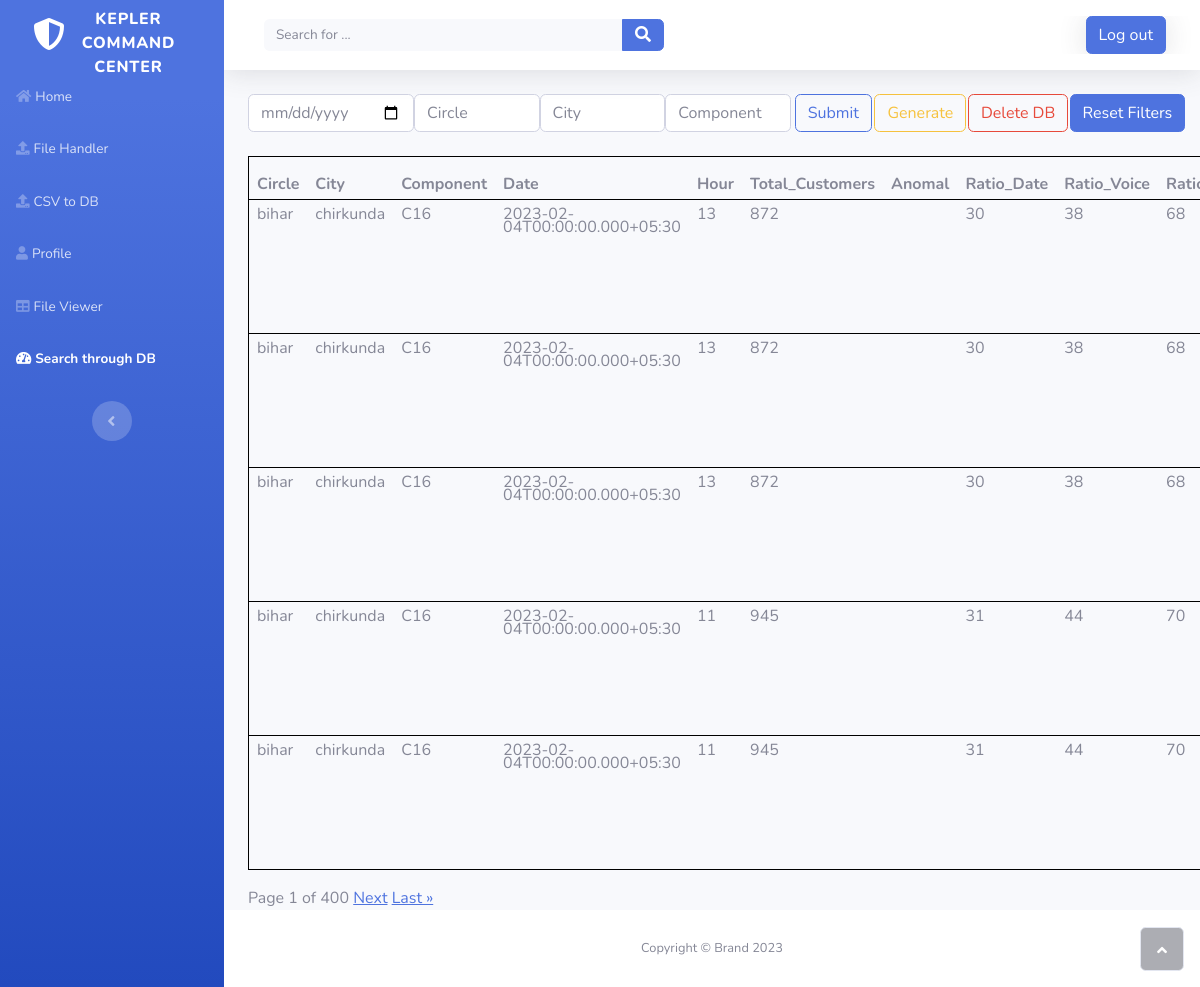
The app's page /sales/ (signed in) with its own data.
### home/models.py (models this page shows, shortened)
class CovertedToDB(models.Model):
    Monitering_Date=models.DateField(auto_now=False,null=True,blank=True,auto_now_add=False)
    user_name = models.ForeignKey(User,on_delete=models.CASCADE,null=True,blank=True)
    Circle=models.CharField(max_length=100,null=True,blank=True)
    City=models.CharField(max_length=100,null=True,blank=True)
    Component=models.CharField(max_length=100,null=True,blank=True)
    Date=models.CharField(max_length=100,null=True,blank=True)
    Hour=models.IntegerField(null=True,blank=True)
    Total_Customers=models.IntegerField(null=True,blank=True)
    Anomal=models.CharField(max_length=100,null=True,blank=True)
    Ratio_Date=models.IntegerField(null=True,blank=True)
    Ratio_Voice=models.IntegerField(null=True,blank=True)
    Ratio_HSI=models.IntegerField(null=True,blank=True)
    cluster_issue=models.CharField(max_length=100,null=True,blank=True)
    Data_Volume=models.IntegerField(null=True,blank=True)
    Data_Volume_Formula=models.IntegerField(null=True,blank=True)
    Data_Volume_mean=models.IntegerField(null=True,blank=True)
    Data_Volume_std=models.IntegerField(null=True,blank=True)
    Voice_Affected_Users=models.IntegerField(null=True,blank=True)
    Voice_Affected_Users_Formula=models.IntegerField(null=True,blank=True)
    Voice_Affected_Users_mean=models.IntegerField(null=True,blank=True)
    Voice_Affected_Users_std=models.IntegerField(null=True,blank=True)
    HSI_Affected_Users=models.IntegerField(null=True,blank=True)
    HSI_Affected_Users_Formula=models.IntegerField(null=True,blank=True)
    HSI_Affected_Users_mean=models.IntegerField(null=True,blank=True)
    HSI_Affected_Users_std=models.IntegerField(null=True,blank=True)
    Data_Change=models.FloatField(null=True,blank=True)
    Voice_Change=models.FloatField(null=True,blank=True)
    HSI_Change=models.FloatField(null=True,blank=True)
    num_grids=models.IntegerField(null=True,blank=True)
    num_cells=models.IntegerField(null=True,blank=True)
    num_sectors=models.IntegerField(null=True,blank=True)
    Indoor_Freqency_850=models.IntegerField(null=True,blank=True)
    Indoor_Freqency_1800=models.IntegerField(null=True,blank=True)
    Indoor_Freqency_2300=models.IntegerField(null=True,blank=True)
    prb_20=models.IntegerField(null=True,blank=True)
    prb_70_90=models.IntegerField(null=True,blank=True)
    prb_90=models.IntegerField(null=True,blank=True)
    prb_20_per=models.FloatField(null=True,blank=True)
    prb_70_90_per=models.FloatField(null=True,blank=True)
    prb_90_per=models.FloatField(null=True,blank=True)
    area=models.FloatField(null=True,blank=True)
    month=models.IntegerField(null=True,blank=True)
    week=models.IntegerField(null=True,blank=True)
    total_users_data_complaints=models.IntegerField(null=True,blank=True)
    total_users_vvm_complaints=models.IntegerField(null=True,blank=True)
    total_users_covergae_complaints=models.IntegerField(null=True,blank=True)
    total_users_other_complaints=models.IntegerField(null=True,blank=True)
    totla_upc_generated=models.IntegerField(null=True,blank=True)
    Polygon=models.CharField(max_length=100,null=True,blank=True)
    lat=models.FloatField(null=True,blank=True)
    lon=models.FloatField(null=True,blank=True)
    class Meta:
        verbose_name_plural = "CovertedToDB"

### home/views.py (the view, shortened to what this page needs)
# urls.py: path('sales/', views.CovertedToDB_list, name='dblist'),
@login_required(login_url='login')
def CovertedToDB_list(request):
    queryset = CovertedToDB.objects.filter(user_name=request.user)
    date=request.GET.get('filterdate')
    city = request.GET.get('city')
    circle = request.GET.get('circle')
    component = request.GET.get('component')
    page = request.GET.get('page')
    if date:
        request.session['filterdate'] = date
    elif page is not None:
        date = request.session.get('filterdate')
    if city:
        request.session['city'] = city
    elif  page is not None:
        city = request.session.get('city')
    if circle:
        request.session['circle'] = circle
    elif  page is not None:
        circle = request.session.get('circle')
    if component:
        request.session['component'] = component
    elif  page is not None:
        component = request.session.get('component')
    if city and date:
        queryset = queryset.filter(City__icontains=city,Monitering_Date=date)
    if circle and date:
        queryset = queryset.filter(Circle__icontains=circle,Monitering_Date=date)
    if component and date:
        queryset = queryset.filter(Component__icontains=component,Monitering_Date=date)
    if city and circle and component and date:
        queryset = queryset.filter(City__icontains=city, Circle__icontains=circle, Component__icontains=component,Monitering_Date=date)
    elif city and circle and date:
        queryset = queryset.filter(City__icontains=city, Circle__icontains=circle,Monitering_Date=date)
    elif city and component and date:
        queryset = queryset.filter(City__icontains=city, Component__icontains=component,Monitering_Date=date)
    elif circle and component and date:
        queryset = queryset.filter(Circle__icontains=circle, Component__icontains=component,Monitering_Date=date)
    paginator = Paginator(queryset, 5)
    venues = paginator.get_page(page)
    search= request.GET.get('searchbutton')
    generate=request.GET.get('generatebutton')
    delete=request.GET.get('deletebutton')
    reset=request.GET.get("resetbutton")
    if generate:
        messages.success(request,"Filtered Data Sucessfully.")
        data = list(queryset.values())
        df = pd.DataFrame(data)
        map_yt={'version': 'v1', 'config': {'visState': {'filters': [], 'layers': [{'id': '61hdpp8', 'type': 'geojson', 'config': {'dataId': 'Data', 'label': 'Data', 'color': [179, 173, 158], 'columns': {'geojson': 'Polygon'}, 'isVisible': True, 'visConfig': {'opacity': 0.8, 'strokeOpacity': 0.8, 'thickness': 0.5, 'strokeColor': [18, 147, 154], 'colorRange': {'name': 'Uber Viz Diverging 1.5', 'type': 'diverging', 'category': 'Uber', 'colors': ['#00939C', '#5DBABF', '#BAE1E2', '#F8C0AA', '#DD7755', '#C22E00']}, 'strokeColorRange': {'name': 'Global Warming', 'type': 'sequential', 'category': 'Uber', 'colors': ['#5A1846', '#900C3F', '#C70039', '#E3611C', '#F1920E', '#FFC300']}, 'radius': 10, 'sizeRange': [0, 10], 'radiusRange': [0, 50], 'heightRange': [0, 500], 'elevationScale': 5, 'enableElevationZoomFactor': True, 'stroked': False, 'filled': True, 'enable3d': False, 'wireframe': False}, 'hidden': False, 'textLabel': [{'field': None, 'color': [255, 255, 255], 'size': 18, 'offset': [0, 0], 'anchor': 'start', 'alignment': 'center'}]}, 'visualChannels': {'colorField': {'name': 'Voice Affected Users', 'type': 'integer'}, 'colorScale': 'quantile', 'strokeColorField': None, 'strokeColorScale': 'quantile', 'sizeField': None, 'sizeScale': 'linear', 'heightField': None, 'heightScale': 'linear', 'radiusField': None, 'radiusScale': 'linear'}}, {'id': 'tncz8r', 'type': 'point', 'config': {'dataId': 'Point', 'label': 'Point', 'color': [25, 20, 16], 'columns': {'lat': 'lat', 'lng': 'lon', 'altitude': None}, 'isVisible': True, 'visConfig': {'radius': 12.9, 'fixedRadius': False, 'opacity': 0.8, 'outline': False, 'thickness': 2, 'strokeColor': None, 'colorRange': {'name': 'Global Warming', 'type': 'sequential', 'category': 'Uber', 'colors': ['#5A1846', '#900C3F', '#C70039', '#E3611C', '#F1920E', '#FFC300']}, 'strokeColorRange': {'name': 'Global Warming', 'type': 'sequential', 'category': 'Uber', 'colors': ['#5A1846', '#900C3F', '#C70039', '#E3611C', '#F1920E', '#FFC300']}, 'radiusRange': [0, 50], 'filled': True}, 'hidden': False, 'textLabel': [{'field': None, 'color': [255, 255, 255], 'size': 18, 'offset': [0, 0], 'anchor': 'start', 'alignment': 'center'}]}, 'visualChannels': {'colorField': None, 'colorScale': 'quantile', 'strokeColorField': None, 'strokeColorScale': 'quantile', 'sizeField': None, 'sizeScale': 'linear'}}], 'interactionConfig': {'tooltip': {'fieldsToShow': {'Data': [{'name': 'Circle', 'format': None}, {'name': 'City', 'format': None}, {'name': 'Component', 'format': None}, {'name': 'Date', 'format': None}, {'name': 'Hour', 'format': None}], 'Point': [{'name': 'Component', 'format': None}, {'name': 'Circle', 'format': None}, {'name': 'City', 'format': None}]}, 'compareMode': False, 'compareType': 'absolute', 'enabled': True}, 'brush': {'size': 0.5, 'enabled': False}, 'geocoder': {'enabled': False}, 'coordinate': {'enabled': False}}, 'layerBlending': 'normal', 'splitMaps': [], 'animationConfig': {'currentTime': None, 'speed': 1}}, 'mapState': {'bearing': 0, 'dragRotate': False, 'latitude': 21.13187210920387, 'longitude': 72.84256936234655, 'pitch': 0, 'zoom': 10.398997018768425, 'isSplit': False}, 'mapStyle': {'styleType': 'light', 'topLayerGroups': {}, 'visibleLayerGroups': {'label': True, 'road': True, 'border': False, 'building': True, 'water': True, 'land': True, '3d building': False}, 'threeDBuildingColor': [218.82023004728686, 223.47597962276103, 223.47597962276103], 'mapStyles': {}}}}
        showtime = datetime.datetime.now().strftime("%Y_%m_%d[%H_%M_%S]")
        merge_df=df.iloc[:,3:-2]
        point=df.iloc[:,3:6]
        position=df.iloc[:,-2:]
        point_df = pd.concat([point, position], axis=1, join='inner')
        map_dual = KeplerGl(height=700)
        map_dual.save_to_html(data={'Data': merge_df,'Point':point_df},file_name=f'media/Kepler_{showtime}.html',config=map_yt)
        messages.success(request,"Kepler File Generated. View File Explorer")
        file=f"Kepler_{showtime}.html"
        file_path=os.path.basename(file)
        fileupload=Upload.objects.create(user_name=request.user,file=file_path)
        fileupload.save()
        context = {'venues': venues}
        return render(request, 'filter.html', context)
    elif delete:
        data=CovertedToDB.objects.filter(user_name=request.user).delete()
        messages.success(request,"Fil is Deleted!")
        context = {'venues': venues}
        return render(request, 'filter.html', context)
    elif search:
        messages.success(request,"Filtered Data Sucessfully.")
        context = {'venues': venues}
        return render(request, 'filter.html', context)
    else:
        context = {'venues': venues}
        return render(request, 'filter.html', context)

### templates/filter.html (shortened to what this page needs)
{% extends './common/base.html' %}
{% load static %}
{% block content %}
<div class="container">
    <form method="GET">
        <div class="form">
            <div class="row-md-4" style="display:flex">
                <div class="form-group">
                    <input type="date" class="form-control" id="dateInput" placeholder="Date" name="filterdate"
                        value="{% if request.session.filterdate %}{{request.session.filterdate}}{% else %}{{request.GET.filterdate}}{% endif %}" required>
                </div>
                <div class="form-group">
                    <input type="text" class="form-control" id="circleInput" placeholder="Circle" name="circle"
                        value="{{ request.GET.circle }}">
                </div>
                <div class="form-group">
                    <input type="text" class="form-control" id="cityInput" placeholder="City" name="city"
                        value="{{ request.GET.city }}" >
                </div>
                <div class="form-group">
                    <input type="text" class="form-control" id="componentInput" placeholder="Component" name="component"
                        value="{{ request.GET.component }}" >
                </div>
                <div class="form-group">
                    <input type="submit" name="searchbutton" class="btn btn-outline-primary" style="margin-left: 5%;"></input>
                </div>
                <div class="form-group">
                    <input type="submit" name="generatebutton" class="btn btn-outline-warning" value="Generate" style="margin-left: 7%;"></input>
                </div>
                <div class="form-group">
                    <input type="submit" name="deletebutton" class="btn btn-outline-danger" value="Delete DB" style="margin-left: 8%;"></input>
                </div>
                <div class="form-group">
                    <input type="submit" name="resetbutton" class="btn btn-primary" value="Reset Filters" style="margin-left: 8%;"></input>
                </div>
            </div>
    </form>
    <br>
    <table class="table"  style=" border: 1px solid black;border-collapse: collapse;line-height:13px">
        <thead>
            <tr>
                <th>Circle</th>
                <th>City</th>
                <th>Component</th>
                <th>Date</th>
                <th>Hour</th>
                <th>Total_Customers</th>
                <th>Anomal</th>
                <th>Ratio_Date</th>
                <th>Ratio_Voice</th>
                <th>Ratio_HSI</th>
            </tr>
        </thead>
        <tbody>
            {% for i in venues %}
            <tr>
                <td>{{i.Circle}}</td>
                <td>{{i.City}}</td>
                <td>{{i.Component}}</td>
                <td>{{i.Date}}</td>
                <td>{{i.Hour}}</td>
                <td>{{i.Total_Customers}}</td>
                <td>{{i.Anomal}}</td>
                <td>{{i.Ratio_Date}}</td>
                <td>{{i.Ratio_Voice}}</td>
                <td>{{i.Ratio_HSI}}</td>
            </tr>
            {% empty %}
            <tr>
                <td colspan="7">No results found.</td>
            </tr>
            {% endfor %}
        </tbody>
    </table>
    Page {{venues.number}} of {{ venues.paginator.num_pages}}
    {% if venues.has_next %}
    <a href="?page={{ venues.next_page_number }}">Next</a>
    <a href="?page={{ venues.paginator.num_pages }}">Last &raquo</a>
    {% endif %}
</div>
{% endblock %}

### records on screen
CovertedToDB: Circle "bihar", City "chirkunda", Component "C16", Date "2023-02-04T00:00:00.000+05:30", Hour "13", Total_Customers "872", Ratio_Date "30", Ratio_Voice "38", Ratio_HSI "68"
CovertedToDB: Circle "bihar", City "chirkunda", Component "C16", Date "2023-02-04T00:00:00.000+05:30", Hour "13", Total_Customers "872", Ratio_Date "30", Ratio_Voice "38", Ratio_HSI "68"
CovertedToDB: Circle "bihar", City "chirkunda", Component "C16", Date "2023-02-04T00:00:00.000+05:30", Hour "13", Total_Customers "872", Ratio_Date "30", Ratio_Voice "38", Ratio_HSI "68"
CovertedToDB: Circle "bihar", City "chirkunda", Component "C16", Date "2023-02-04T00:00:00.000+05:30", Hour "11", Total_Customers "945", Ratio_Date "31", Ratio_Voice "44", Ratio_HSI "70"
CovertedToDB: Circle "bihar", City "chirkunda", Component "C16", Date "2023-02-04T00:00:00.000+05:30", Hour "11", Total_Customers "945", Ratio_Date "31", Ratio_Voice "44", Ratio_HSI "70"

### other values on screen
{{ venues.number }} "1"
{{ venues.paginator.num_pages }} "400"
